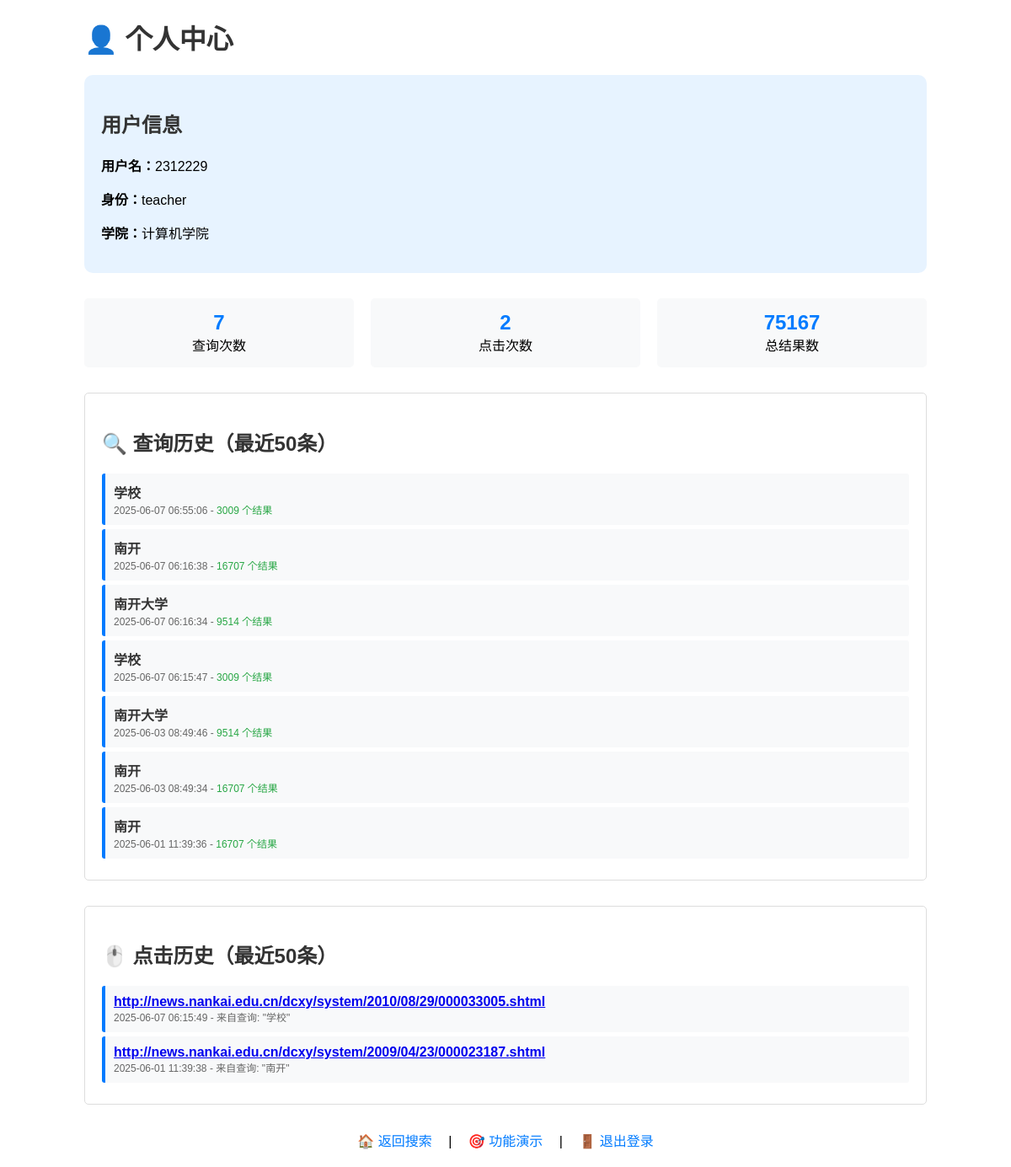
Screenshot of /profile (signed in) with the database file from the repository.
### tables this page shows
CREATE TABLE user_queries (
            id INTEGER PRIMARY KEY AUTOINCREMENT,
            user_id INTEGER,
            username TEXT,
            query TEXT NOT NULL,
            advanced_params TEXT,
            results_count INTEGER,
            timestamp TIMESTAMP DEFAULT CURRENT_TIMESTAMP,
            FOREIGN KEY (user_id) REFERENCES users (id)
        );

CREATE TABLE user_clicks (
            id INTEGER PRIMARY KEY AUTOINCREMENT,
            user_id INTEGER,
            username TEXT,
            url TEXT NOT NULL,
            from_query TEXT,
            result_rank INTEGER,
            timestamp TIMESTAMP DEFAULT CURRENT_TIMESTAMP,
            FOREIGN KEY (user_id) REFERENCES users (id)
        );

### app.py (the view)
@app.route('/profile')
@login_required
def profile():
    user_id = session['user_id']
    username = session['username']
    conn = sqlite3.connect(USER_DB_FILE)
    cursor = conn.cursor()
    cursor.execute('''
        SELECT query, results_count, timestamp
        FROM user_queries
        WHERE user_id = ?
        ORDER BY timestamp DESC
        LIMIT 50
    ''', (user_id,))
    query_history = cursor.fetchall()
    cursor.execute('''
        SELECT url, from_query, timestamp
        FROM user_clicks
        WHERE user_id = ?
        ORDER BY timestamp DESC
        LIMIT 50
    ''', (user_id,))
    click_history = cursor.fetchall()
    conn.close()
    return render_template('profile.html',
                         query_history=query_history,
                         click_history=click_history)

### app.py (called while the page is built)
def login_required(f):
    @wraps(f)
    def decorated_function(*args, **kwargs):
        if 'user_id' not in session:
            return redirect(url_for('login'))
        return f(*args, **kwargs)
    return decorated_function

### templates/profile.html (shortened to what this page needs)
<!DOCTYPE html>
<html>
<head>
</head>
<body>
    <div class="profile-container">
        <h1>👤 个人中心</h1>
        <div class="user-info">
            <h2>用户信息</h2>
            <p><strong>用户名：</strong>{{ session.username }}</p>
            <p><strong>身份：</strong>{{ session.role }}</p>
            <p><strong>学院：</strong>{{ session.college or '未设置' }}</p>
        </div>
        <div class="stats">
            <div class="stat-card">
                <div class="stat-number">{{ query_history|length }}</div>
                <div>查询次数</div>
            </div>
            <div class="stat-card">
                <div class="stat-number">{{ click_history|length }}</div>
                <div>点击次数</div>
            </div>
            <div class="stat-card">
                <div class="stat-number">
                    {% set total_results = query_history|sum(attribute=1) %}
                    {{ total_results }}
                </div>
                <div>总结果数</div>
            </div>
        </div>
        <div class="history-section">
            <h2>🔍 查询历史（最近50条）</h2>
            {% if query_history %}
                {% for query, results_count, timestamp in query_history %}
                <div class="history-item">
                    <div class="query-text">{{ query }}</div>
                    <div class="timestamp">
                        {{ timestamp }} -
                        <span class="results-count">{{ results_count }} 个结果</span>
                    </div>
                </div>
                {% endfor %}
            {% else %}
                <p>暂无查询历史</p>
            {% endif %}
        </div>
        <div class="history-section">
            <h2>🖱️ 点击历史（最近50条）</h2>
            {% if click_history %}
                {% for url, from_query, timestamp in click_history %}
                <div class="history-item">
                    <div class="query-text">
                        <a href="{{ url }}" target="_blank">{{ url[:80] }}{% if url|length > 80 %}...{% endif %}</a>
                    </div>
                    <div class="timestamp">
                        {{ timestamp }}
                        {% if from_query %} - 来自查询: "{{ from_query }}"{% endif %}
                    </div>
                </div>
                {% endfor %}
            {% else %}
                <p>暂无点击历史</p>
            {% endif %}
        </div>
        <div class="navigation">
            <a href="/">🏠 返回搜索</a> |
            <a href="/demo">🎯 功能演示</a> |
            <a href="/logout">🚪 退出登录</a>
        </div>
    </div>
</body>
</html>

### templates/profile.html (style rules this page uses)
body { font-family: Arial, sans-serif; margin: 20px; }
.profile-container { max-width: 1000px; margin: 0 auto; }
.user-info { background: #e7f3ff; padding: 20px; border-radius: 10px; margin-bottom: 30px; }
.history-section { margin: 30px 0; padding: 20px; border: 1px solid #ddd; border-radius: 5px; }
.history-item { padding: 10px; margin: 5px 0; background: #f8f9fa; border-radius: 3px; border-left: 4px solid #007bff; }
.timestamp { color: #666; font-size: 12px; }
.query-text { font-weight: bold; color: #333; }
.results-count { color: #28a745; }
.navigation { text-align: center; margin: 20px 0; }
.navigation a { color: #007bff; text-decoration: none; margin: 0 15px; }
h1, h2 { color: #333; }
.stats { display: grid; grid-template-columns: 1fr 1fr 1fr; gap: 20px; margin: 20px 0; }
.stat-card { background: #f8f9fa; padding: 15px; border-radius: 5px; text-align: center; }
.stat-number { font-size: 24px; font-weight: bold; color: #007bff; }

### rows the page displays
user_queries: query "学校", timestamp "2025-06-07 06:55:06", results_count "3009"
user_queries: query "南开", timestamp "2025-06-07 06:16:38", results_count "16707"
user_queries: query "南开大学", timestamp "2025-06-07 06:16:34", results_count "9514"
user_queries: query "学校", timestamp "2025-06-07 06:15:47", results_count "3009"
user_queries: query "南开大学", timestamp "2025-06-03 08:49:46", results_count "9514"
user_queries: query "南开", timestamp "2025-06-03 08:49:34", results_count "16707"
user_queries: query "南开", timestamp "2025-06-01 11:39:36", results_count "16707"
user_clicks: url "http://news.nankai.edu.cn/dcxy/system/2010/08/29/000033005.shtml", timestamp "2025-06-07 06:15:49", from_query "学校"
user_clicks: url "http://news.nankai.edu.cn/dcxy/system/2009/04/23/000023187.shtml", timestamp "2025-06-01 11:39:38", from_query "南开"

### other values shown
{{ session.username }} "2312229"
{{ session.role }} "teacher"
{{ session.college or '未设置' }} "计算机学院"
{{ query_history|length }} "7"
{{ click_history|length }} "2"
{{ total_results }} "75167"
